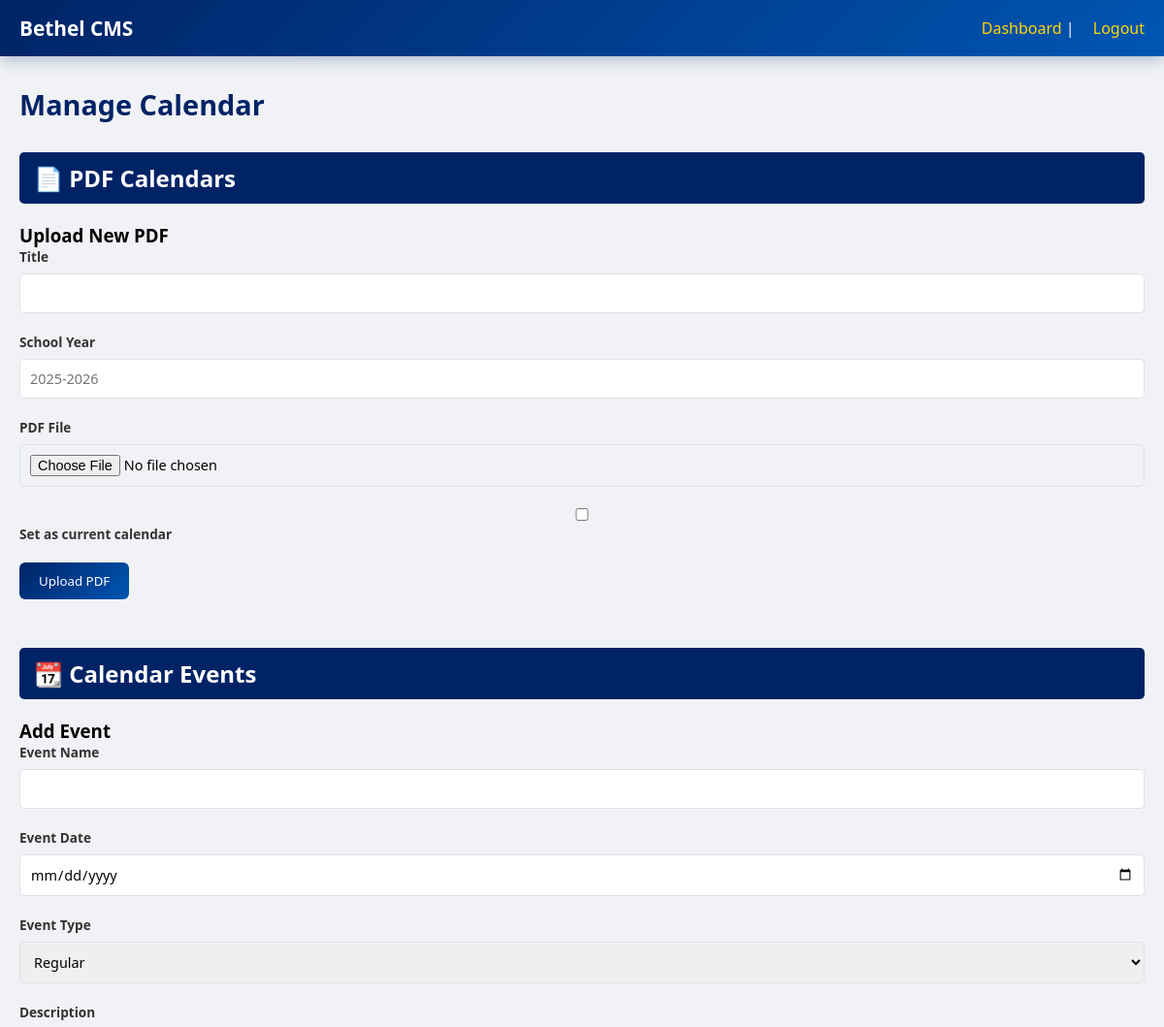
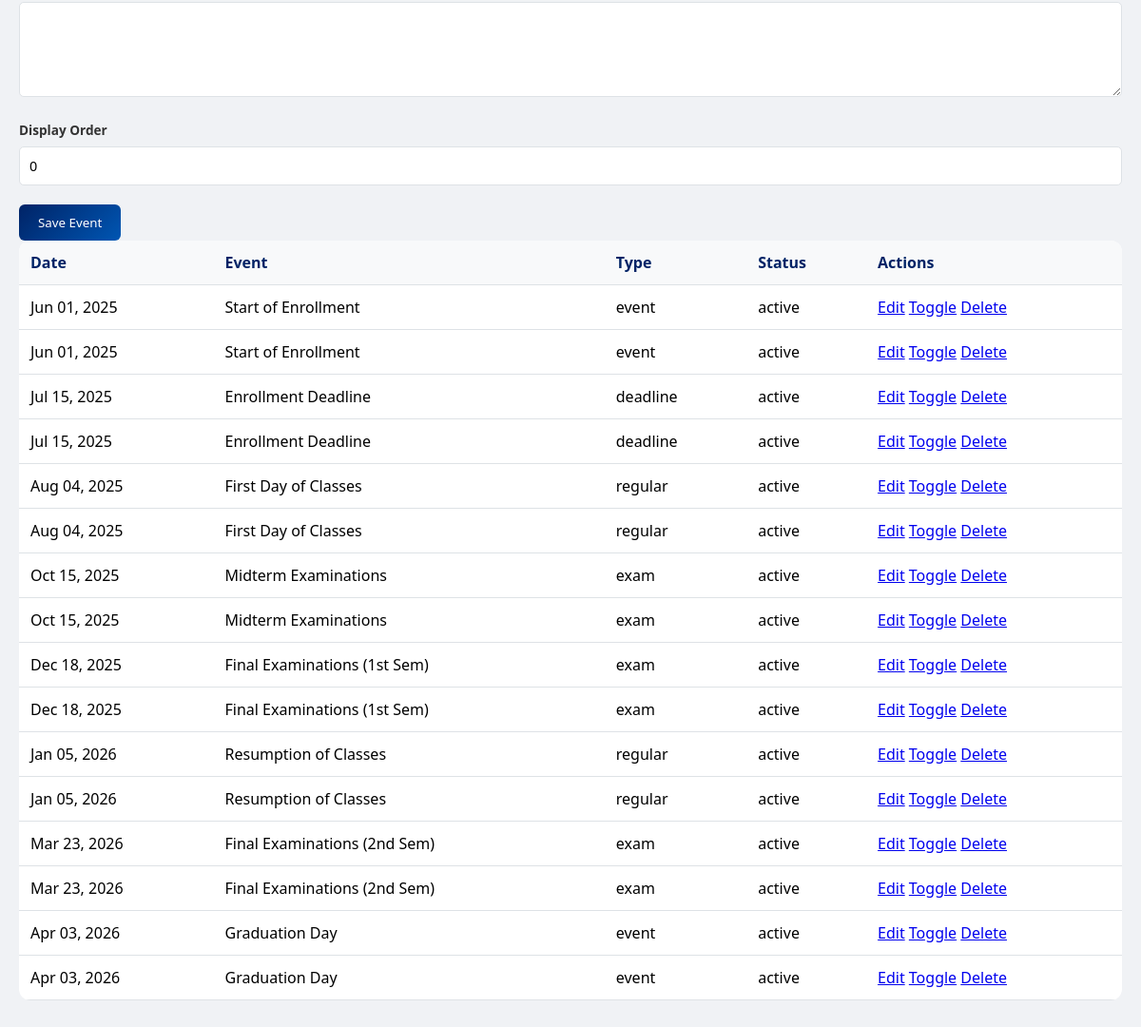
The page /admin/manage-calendar.php (signed in) on the database its author committed (2 pictures, top to bottom).
### tables this page shows
CREATE TABLE `academic_calendar` (
  `id` int(11) NOT NULL,
  `event_name` varchar(200) NOT NULL,
  `event_date` date NOT NULL,
  `description` text DEFAULT NULL,
  `event_type` enum('regular','holiday','exam','event','deadline') DEFAULT 'regular',
  `display_order` int(11) DEFAULT 0,
  `status` enum('active','inactive') DEFAULT 'active',
  `created_at` timestamp NOT NULL DEFAULT current_timestamp()
);

### admin/manage-calendar.php (the view, shortened to what this page needs)
<?php
require_once '../includes/db.php';
$events = $pdo->query("SELECT * FROM academic_calendar ORDER BY event_date ASC, display_order ASC")->fetchAll();
$edit_event = null;
?>
<!DOCTYPE html>
<html lang="en">
<head>
    <link rel="stylesheet" href="../css/admin-style.css">
</head>
<body>
<div class="admin-wrapper">
    <nav class="admin-nav"><div class="admin-nav-container"><div class="admin-logo">Bethel CMS</div><div class="admin-user"><a href="dashboard.php">Dashboard</a> | <a href="logout.php">Logout</a></div></div></nav>
    <div class="admin-container">
        <div class="page-header"><h1>Manage Calendar</h1></div>
        <div class="section-divider"><h2>📄 PDF Calendars</h2></div>
        <div class="form-container"><h3>Upload New PDF</h3><form method="POST" enctype="multipart/form-data"><div class="form-row"><div class="form-group"><label>Title</label><input type="text" name="title" required></div><div class="form-group"><label>School Year</label><input type="text" name="school_year" required placeholder="2025-2026"></div></div><div class="form-group"><label>PDF File</label><input type="file" name="pdf_file" accept=".pdf" required></div><div class="form-group"><label><input type="checkbox" name="is_current" value="1"> Set as current calendar</label></div><button type="submit" name="upload_pdf" class="btn-primary">Upload PDF</button></form></div>
        <div class="section-divider"><h2>📆 Calendar Events</h2></div>
        <div class="form-container"><h3><?php echo $edit_event ? 'Edit Event' : 'Add Event'; ?></h3><form method="POST"><div class="form-group"><label>Event Name</label><input type="text" name="event_name" required value="<?php echo isset($edit_event['event_name']) ? htmlspecialchars($edit_event['event_name']) : ''; ?>"></div><div class="form-row"><div class="form-group"><label>Event Date</label><input type="date" name="event_date" required value="<?php echo isset($edit_event['event_date']) ? $edit_event['event_date'] : ''; ?>"></div><div class="form-group"><label>Event Type</label><select name="event_type"><option value="regular">Regular</option></select></div></div><div class="form-group"><label>Description</label><textarea name="description" rows="3"></textarea></div><div class="form-group"><label>Display Order</label><input type="number" name="display_order" value="<?php echo isset($edit_event['display_order']) ? $edit_event['display_order'] : 0; ?>"></div><button type="submit" name="save_event" class="btn-primary">Save Event</button></form></div>
        <div class="data-table-container"><table class="data-table"><thead><tr><th>Date</th><th>Event</th><th>Type</th><th>Status</th><th>Actions</th></tr></thead><tbody><?php foreach($events as $e): ?><tr><td><?php echo date('M d, Y', strtotime($e['event_date'])); ?></td><td><?php echo htmlspecialchars($e['event_name']); ?></td><td><?php echo $e['event_type']; ?></td><td><span class="status-badge status-<?php echo isset($e['status']) ? $e['status'] : 'active'; ?>"><?php echo isset($e['status']) ? $e['status'] : 'active'; ?></span></td><td class="actions"><a href="?edit_event=<?php echo $e['id']; ?>" class="btn-edit">Edit</a> <a href="?toggle_event=<?php echo $e['id']; ?>" class="btn-toggle">Toggle</a> <a href="?delete_event=<?php echo $e['id']; ?>" class="btn-delete" onclick="return confirm('Delete?')">Delete</a></td></tr><?php endforeach; ?></tbody></table></div>
    </div>
</div>
</body>
</html>

### css/admin-style.css (style rules this page uses)
* { margin: 0; padding: 0; box-sizing: border-box; font-family: 'Segoe UI', Roboto, system-ui, sans-serif; }
:root { --primary-color: #002366; --secondary-color: #0056b3; --accent-color: #FFD700; --dark-color: #1a1a2e; --gray-light: #f8f9fa; --gray-border: #dee2e6; }
body { background: #f0f2f5; }
.admin-nav { background: linear-gradient(135deg, var(--primary-color) 0%, var(--secondary-color) 100%); color: white; padding: 15px 0; box-shadow: 0 3px 15px rgba(0, 35, 102, 0.3); position: sticky; top: 0; z-index: 100; }
.admin-nav-container { max-width: 1400px; margin: 0 auto; padding: 0 20px; display: flex; justify-content: space-between; align-items: center; flex-wrap: wrap; gap: 15px; }
.admin-logo { font-size: 1.3rem; font-weight: bold; }
.admin-user a { color: var(--accent-color); text-decoration: none; margin-left: 15px; transition: color 0.3s; }
.admin-container { max-width: 1200px; margin: 0 auto; padding: 30px 20px; }
.page-header { margin-bottom: 30px; }
.page-header h1 { font-size: 1.8rem; color: var(--primary-color); }
.form-group { margin-bottom: 20px; }
.form-group label { display: block; margin-bottom: 8px; font-weight: 600; color: #333; font-size: 0.85rem; }
.form-group input, .form-group textarea, .form-group select { width: 100%; padding: 10px; border: 1px solid var(--gray-border); border-radius: 5px; font-size: 0.9rem; transition: all 0.3s; }
.form-group textarea { resize: vertical; min-height: 100px; }
.btn-primary { background: linear-gradient(135deg, var(--primary-color), var(--secondary-color)); color: white; padding: 10px 20px; border: none; border-radius: 6px; cursor: pointer; font-weight: 500; transition: all 0.3s; display: inline-flex; align-items: center; gap: 8px; }
.data-table { width: 100%; border-collapse: collapse; background: white; border-radius: 12px; overflow: hidden; }
.data-table th { background: var(--gray-light); padding: 12px; text-align: left; font-weight: 600; color: var(--primary-color); border-bottom: 1px solid var(--gray-border); }
.data-table td { padding: 12px; border-bottom: 1px solid var(--gray-border); vertical-align: middle; }

### admin/manage-calendar.php (style rules this page uses)
.section-divider { background: var(--primary-color); color: white; padding: 10px 15px; margin: 30px 0 20px; border-radius: 5px; }

### rows shown on the page
academic_calendar: event_date "Jun 01, 2025", event_name "Start of Enrollment", event_type "event", status "active"
academic_calendar: event_date "Jun 01, 2025", event_name "Start of Enrollment", event_type "event", status "active"
academic_calendar: event_date "Jul 15, 2025", event_name "Enrollment Deadline", event_type "deadline", status "active"
academic_calendar: event_date "Jul 15, 2025", event_name "Enrollment Deadline", event_type "deadline", status "active"
academic_calendar: event_date "Aug 04, 2025", event_name "First Day of Classes", event_type "regular", status "active"
academic_calendar: event_date "Aug 04, 2025", event_name "First Day of Classes", event_type "regular", status "active"
academic_calendar: event_date "Oct 15, 2025", event_name "Midterm Examinations", event_type "exam", status "active"
academic_calendar: event_date "Oct 15, 2025", event_name "Midterm Examinations", event_type "exam", status "active"
academic_calendar: event_date "Dec 18, 2025", event_name "Final Examinations (1st Sem)", event_type "exam", status "active"
academic_calendar: event_date "Dec 18, 2025", event_name "Final Examinations (1st Sem)", event_type "exam", status "active"
academic_calendar: event_date "Jan 05, 2026", event_name "Resumption of Classes", event_type "regular", status "active"
academic_calendar: event_date "Jan 05, 2026", event_name "Resumption of Classes", event_type "regular", status "active"
academic_calendar: event_date "Mar 23, 2026", event_name "Final Examinations (2nd Sem)", event_type "exam", status "active"
academic_calendar: event_date "Mar 23, 2026", event_name "Final Examinations (2nd Sem)", event_type "exam", status "active"
academic_calendar: event_date "Apr 03, 2026", event_name "Graduation Day", event_type "event", status "active"
academic_calendar: event_date "Apr 03, 2026", event_name "Graduation Day", event_type "event", status "active"
